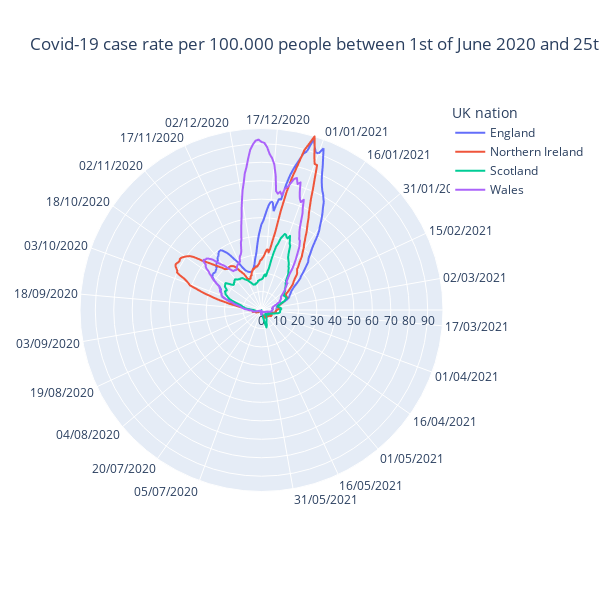

Source (notebook cell):
### Markdown cell above
## Further Examples

These further examples combine our previously covered knowledge of position scales and colour with appropriate annotations to bring clarity to the story.
 
### Coordinate systems for Time Series

The following figures show two ways of plotting a time series. In this case, _Case numbers per 10,000_. We also demonstrate interactive plot annotations using `plotly`. 


<!-- Camila's plots, with commentary of the different axes -->

### Code cell
from datetime import datetime
import plotly.io as pio
import plotly.express as px
import plotly.offline as py

plt.rcParams["figure.figsize"] = (16, 8)
df_uk_cases = pd.read_csv('../data/data_2021-Aug-01.csv', sep=',', parse_dates=['date'])

# select 1 year data (360 days)
df_uk_cases_1y = df_uk_cases[(df_uk_cases['date']>='2020-06-06') & (df_uk_cases['date']<'2021-06-01')].copy()

# normalise case per population
def normalise(cases,country):
    # population estimates from https://www.ons.gov.uk/peoplepopulationandcommunity/populationandmigration/populationestimates/datasets/populationestimatesforukenglandandwalesscotlandandnorthernireland
    norm =  {'England': 56550138, 'Wales': 3169586, 'Scotland': 5466000, 'Northern Ireland': 1895510}
    return cases / norm[country] *100000

df_uk_cases_1y['casesNormalised'] = df_uk_cases_1y.apply(lambda row: normalise(row.newCasesBySpecimenDate, row.areaName),axis=1)

# rolling mean of 1 week
df_uk_cases_1y['cases'] = df_uk_cases_1y['casesNormalised'].rolling(window=7).mean()

# Plotting typical time series plot
sns.lineplot(data=df_uk_cases_1y,x='date',y='cases',hue='areaName',legend='full')
plt.xlabel("Date")
plt.ylabel("Case rate per 100.000 people ")
# add title
plt.title('Covid-19 case rate per 100.000 people between 6th of June 2020 and 1st of June 2021')
plt.legend(bbox_to_anchor=(.80, 0.8), loc=2);


## annotations
plt.annotate(text="7 day moving average", xy=(.2,.075), xytext=(.1,.25), arrowprops={"arrowstyle":"->",
                                                                                    "color":'k',}, 
             xycoords='axes fraction', textcoords='axes fraction')

plt.show()

# Plotting polar figure
df_uk_cases_1y['dayofyear'] = df_uk_cases_1y['date'].apply(lambda x: x.strftime("%d/%m/%Y"))

fig = px.line_polar(df_uk_cases_1y, r='cases', theta='dayofyear', start_angle=100+180, direction='counterclockwise',
                    color='areaName', line_close=False,
                    title='Covid-19 case rate per 100.000 people between 1st of June 2020 and 25th of May 2021',
                    width=800, height=800,
                    labels={
                        "casesNormalised": "Case rate per 100.000 people ",
                        "dayofyear": "Date",
                        "areaName": "UK nation",
                    },
                    )
fig.update_polars(angularaxis_type="category",radialaxis=dict(visible=True),
angularaxis = dict(
        thetaunit = "degrees",
        dtick =15
      ))

fig

### Figure 1 — Plotly figure (JSON) as saved in the notebook; plotly's stock layout.template omitted (floating-point values rounded to 4 significant figures; data arrays with more than 128 entries replaced by an {"elided": "..."} marker saying what was removed)
{"data": [{"hovertemplate": "UK nation=England<br>cases=%{r}<br>Date=%{theta}<extra></extra>", "legendgroup": "England", "line": {"color": "#636efa", "dash": "solid"}, "mode": "lines", "name": "England", "r": {"elided": "360 float values"}, "showlegend": true, "subplot": "polar", "theta": {"elided": "360 str values"}, "type": "scatterpolargl"}, {"hovertemplate": "UK nation=Northern Ireland<br>cases=%{r}<br>Date=%{theta}<extra></extra>", "legendgroup": "Northern Ireland", "line": {"color": "#EF553B", "dash": "solid"}, "mode": "lines", "name": "Northern Ireland", "r": {"elided": "360 float values"}, "showlegend": true, "subplot": "polar", "theta": {"elided": "360 str values"}, "type": "scatterpolargl"}, {"hovertemplate": "UK nation=Scotland<br>cases=%{r}<br>Date=%{theta}<extra></extra>", "legendgroup": "Scotland", "line": {"color": "#00cc96", "dash": "solid"}, "mode": "lines", "name": "Scotland", "r": {"elided": "360 float values"}, "showlegend": true, "subplot": "polar", "theta": {"elided": "360 str values"}, "type": "scatterpolargl"}, {"hovertemplate": "UK nation=Wales<br>cases=%{r}<br>Date=%{theta}<extra></extra>", "legendgroup": "Wales", "line": {"color": "#ab63fa", "dash": "solid"}, "mode": "lines", "name": "Wales", "r": {"elided": "360 float values"}, "showlegend": true, "subplot": "polar", "theta": {"elided": "360 str values"}, "type": "scatterpolargl"}], "layout": {"height": 600, "legend": {"title": {"text": "UK nation"}, "tracegroupgap": 0}, "polar": {"angularaxis": {"direction": "counterclockwise", "dtick": 15, "rotation": -80, "thetaunit": "degrees", "type": "category"}, "domain": {"x": [0, 1], "y": [0, 1]}, "radialaxis": {"visible": true}}, "title": {"text": "Covid-19 case rate per 100.000 people between 1st of June 2020 and 25th of May 2021"}, "width": 600}}
